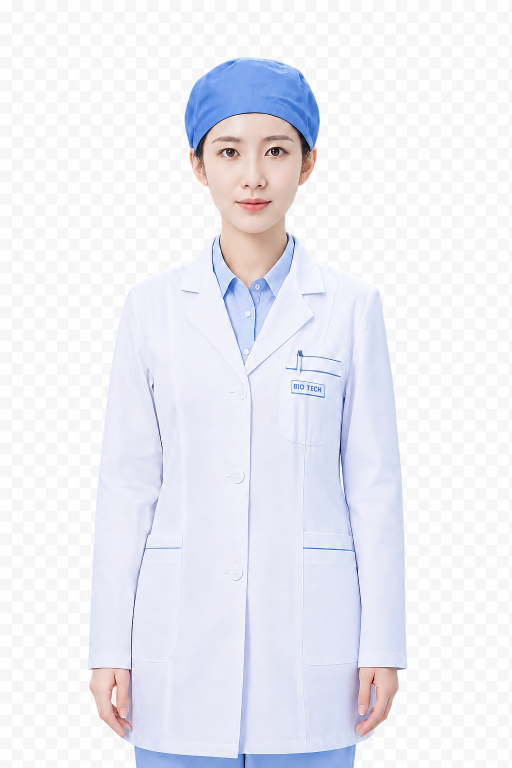
#> input picture assets/source/xiaoan/standing.png, 1024 x 1536 px (shown at 1/2 size)
$ python prepare_xiaoan.py
#> lines starting #> are read from the running program, lines starting #| are printed output that depends on the picture; after the words box and inside, x2 and y2 are one past the last pixel; in counts of white or black regions, pixels touching at a corner belong together
from pathlib import Path
import cv2
import numpy as np
from PIL import Image
root=Path(__file__).resolve().parents[1]
source=root.parent/'assets/source/xiaoan/standing.png'
output=root.parent/'output/xiaoan'
output.mkdir(parents=True,exist_ok=True)
im=np.array(Image.open(source).convert('RGB'))
#> im is the input picture: shape (1536, 1024, 3); mean R, G, B 236.7, 237.1, 243.9
# Conservative foreground seeds and a broad unknown band let GrabCut find the actual photographic edge.
points=np.array([(502,118),(450,121),(410,145),(381,185),(370,236),(385,302),(380,327),(400,367),(416,419),(440,447),(443,472),(420,503),(395,519),(290,550),(251,575),(235,620),(219,750),(202,920),(188,1100),(178,1337),(183,1365),(180,1384),(200,1431),(248,1473),(265,1490),(275,1535),(701,1535),(704,1500),(721,1472),(755,1446),(776,1417),(792,1372),(790,1338),(811,1336),(806,1170),(800,980),(788,814),(773,660),(755,588),(735,566),(646,534),(600,516),(580,501),(570,472),(575,447),(600,412),(612,372),(629,344),(630,319),(623,306),(637,253),(636,213),(620,168),(588,139),(548,123)],np.int32)
seed=np.zeros(im.shape[:2],np.uint8);cv2.fillPoly(seed,[points],255)
#> after `cv2.fillPoly(seed, [points], 255)`:
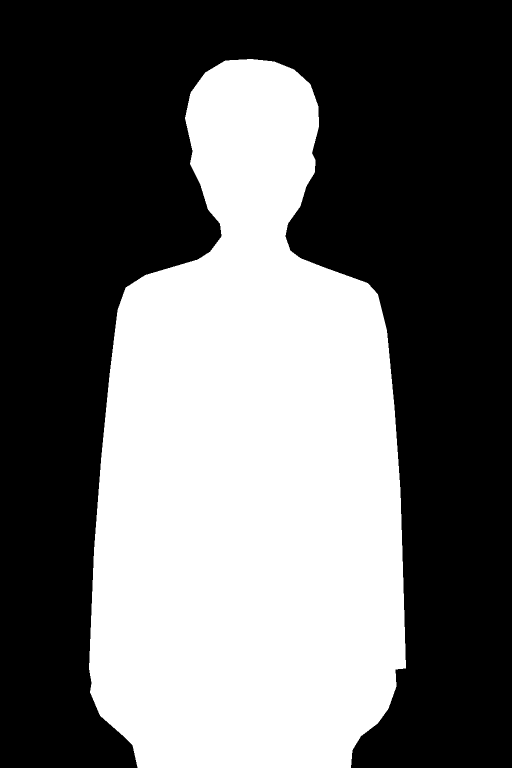
#> seed: shape (1536, 1024) (shown at 1/2 size); 42% white; 1 white region, box (x1, y1, x2, y2) and area: (178, 118, 812, 1536) 660879
mask=np.full(seed.shape,cv2.GC_BGD,np.uint8)
mask[cv2.dilate(seed,np.ones((31,31),np.uint8))>0]=cv2.GC_PR_BGD
mask[seed>0]=cv2.GC_PR_FGD
mask[cv2.erode(seed,np.ones((25,25),np.uint8))>0]=cv2.GC_FGD
cv2.grabCut(cv2.cvtColor(im,cv2.COLOR_RGB2BGR),mask,None,np.zeros((1,65)),np.zeros((1,65)),5,cv2.GC_INIT_WITH_MASK)
a=np.where((mask==1)|(mask==3),255,0).astype(np.uint8)
# Remove the outer contaminated pixel and lightly antialias, without a broad white feather.
a=cv2.erode(a,np.ones((3,3),np.uint8));a=cv2.GaussianBlur(a,(3,3),.5)
rgba=np.dstack([im,a]);rgba[a==0,:3]=0
Image.fromarray(rgba).save(root/'public/digital-human-standing-clean.webp',lossless=True)
# Rest and three modest lip apertures: deform the real lower lip, insert an internal slit, keep all surrounding face pixels fixed.
for n,amount in enumerate([0,2,4,6]):
    crop=im[389:436,463:550].copy();h,w=crop.shape[:2]
    yy,xx=np.mgrid[:h,:w].astype(np.float32)
    seam=17+2*np.maximum(0,1-((xx-44)/35)**2)
    influence=np.maximum(0,1-((xx-44)/34)**2)**1.5
    shift=amount*influence*np.maximum(0,1-np.abs(yy-seam)/19)
    sourceY=np.where(yy>=seam,yy-shift,yy)
    mouth=cv2.remap(crop,xx,sourceY,cv2.INTER_CUBIC,borderMode=cv2.BORDER_REFLECT)
    inside=(yy>=seam)&(yy<seam+amount*influence)
    mouth[inside]=np.array([91, 40,43],np.uint8)
    Image.fromarray(mouth).save(root/f'public/xiaoan-mouth-{n}.webp',lossless=True)
#> this loop made 4 passes
#> pass 1, `crop = im[389:436, 463:550].copy()`:
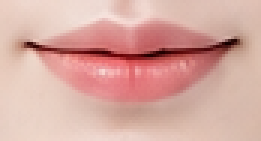
#> crop: shape (47, 87, 3) (shown 3 times larger); mean R, G, B 215.6, 169.1, 160.6
#> pass 2, `mouth=cv2.remap(crop,xx,sourceY,cv2.INTER_CUBIC,borderMode=cv2.BORDER_..`:
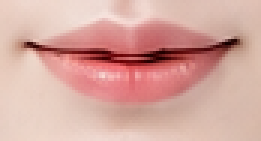
#> mouth: shape (47, 87, 3) (shown 3 times larger); mean R, G, B 214.2, 167.4, 159
#> pass 2, `Image.fromarray(mouth).save(root/f'public/xiaoan-mouth-{n}.webp',lossl..`:
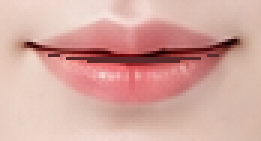
#> saved as xiaoan-mouth-1.webp: PIL image 87x47 RGB (shown 3 times larger); mean R, G, B 213.2, 167.2, 158.8
#> pass 3, `mouth=cv2.remap(crop,xx,sourceY,cv2.INTER_CUBIC,borderMode=cv2.BORDER_..`:
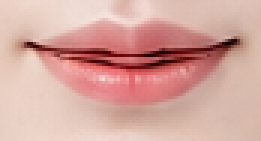
#> mouth: shape (47, 87, 3) (shown 3 times larger); mean R, G, B 213.4, 166.4, 158
#> after the loop:
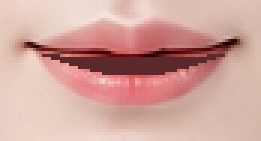
#> mouth: shape (47, 87, 3) (shown 3 times larger); mean R, G, B 208.3, 163.6, 155.5
preview=np.full(im.shape, [12,50,93],np.uint8);alpha=a[:,:,None]/255
Image.fromarray((im*alpha+preview*(1-alpha)).astype(np.uint8)).resize((512,768)).save(output/'preview.png')
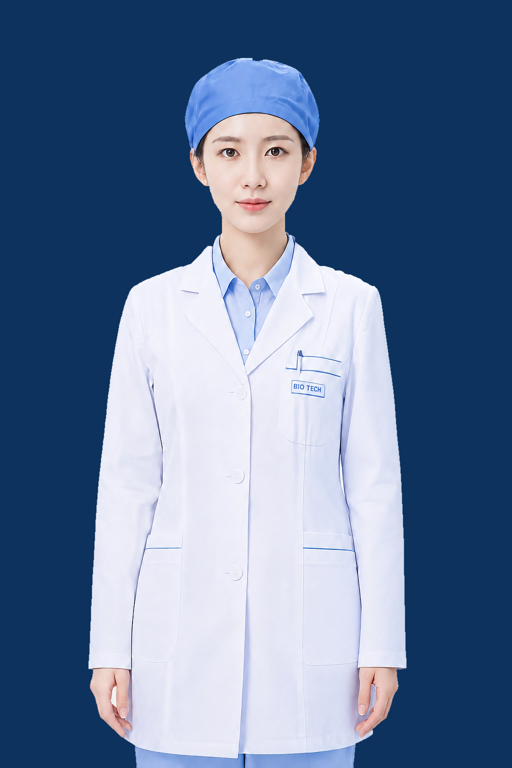
#> saved as preview.png: PIL image 512x768 RGB; mean R, G, B 98.6, 121.2, 152.9
print('Generated alpha cutout and 4 mouth patches; transparent pixels:',int((a==0).sum()))
